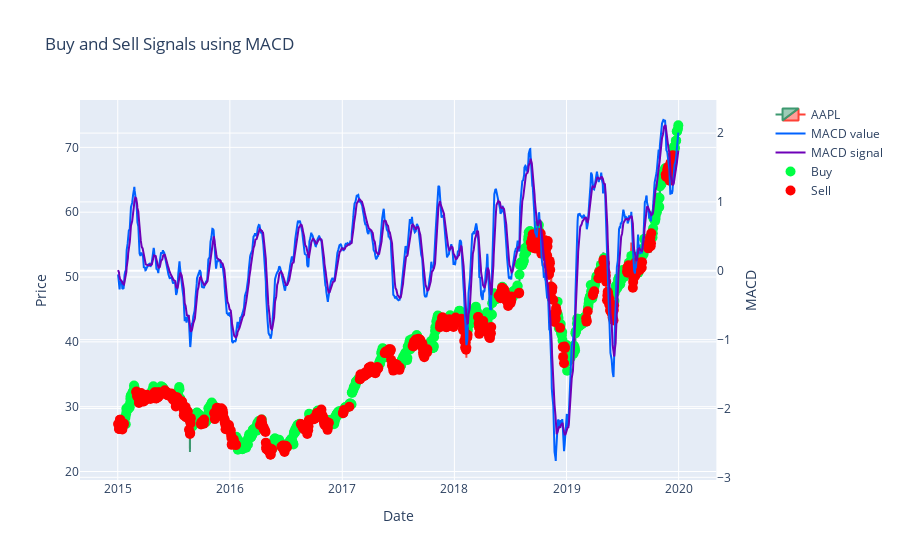

Write notebook code for a chart like this one.
### Code cell
macd_positions_buy_df = macd_stock_df.copy()[macd_stock_df['macd_bs_signal'] == 1]
macd_positions_sell_df = macd_stock_df.copy()[macd_stock_df['macd_bs_signal'] == 0]
macd_pos_fig = plotMACD(macd_stock_df)
macd_pos_fig = plotSignals(macd_pos_fig, macd_positions_buy_df, macd_positions_sell_df, 'macd', 0)
macd_pos_fig.show()

### Figure 1 — Plotly figure (JSON) as saved in the notebook; plotly's stock layout.template omitted (floating-point values rounded to 4 significant figures; data arrays with more than 128 entries replaced by an {"elided": "..."} marker saying what was removed)
{"data": [{"close": {"elided": "1258 float values"}, "high": {"elided": "1258 float values"}, "low": {"elided": "1258 float values"}, "name": "AAPL", "open": {"elided": "1258 float values"}, "type": "candlestick", "x": {"elided": "1258 str values"}}, {"line": {"color": "#0062ff", "width": 2}, "name": "MACD value", "type": "scatter", "x": {"elided": "1258 str values"}, "xaxis": "x", "y": {"elided": "1258 float values"}, "yaxis": "y2"}, {"line": {"color": "#6e00b8", "width": 2}, "name": "MACD signal", "type": "scatter", "x": {"elided": "1258 str values"}, "xaxis": "x", "y": {"elided": "1258 float values"}, "yaxis": "y2"}, {"marker": {"color": "#00ff44", "size": 10, "symbol": "circle"}, "mode": "markers", "name": "Buy", "type": "scatter", "x": {"elided": "656 str values"}, "y": {"elided": "656 float values"}}, {"marker": {"color": "#ff0000", "size": 10, "symbol": "circle"}, "mode": "markers", "name": "Sell", "type": "scatter", "x": {"elided": "602 str values"}, "y": {"elided": "602 float values"}}], "layout": {"title": {"text": "Buy and Sell Signals using MACD"}, "xaxis": {"anchor": "y", "domain": [0, 0.94], "rangeslider": {"visible": false}, "title": {"text": "Date"}}, "yaxis": {"anchor": "x", "domain": [0, 1], "title": {"text": "Price"}}, "yaxis2": {"anchor": "x", "overlaying": "y", "side": "right", "title": {"text": "MACD"}}}}
